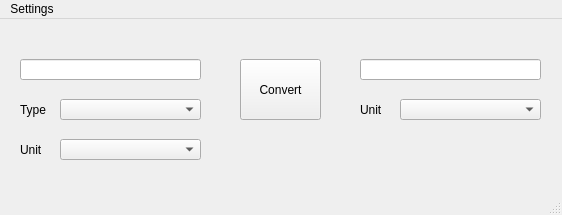
<?xml version="1.0" encoding="UTF-8"?>
<ui version="4.0">
 <class>MainWindow</class>
 <widget class="QMainWindow" name="MainWindow">
  <property name="geometry">
   <rect>
    <x>0</x>
    <y>0</y>
    <width>562</width>
    <height>215</height>
   </rect>
  </property>
  <property name="windowTitle">
   <string>MainWindow</string>
  </property>
  <widget class="QWidget" name="centralwidget">
   <widget class="QComboBox" name="comboBox">
    <property name="geometry">
     <rect>
      <x>60</x>
      <y>80</y>
      <width>141</width>
      <height>21</height>
     </rect>
    </property>
   </widget>
   <widget class="QLineEdit" name="lineEdit">
    <property name="geometry">
     <rect>
      <x>20</x>
      <y>40</y>
      <width>181</width>
      <height>21</height>
     </rect>
    </property>
   </widget>
   <widget class="QPushButton" name="pushButton">
    <property name="geometry">
     <rect>
      <x>240</x>
      <y>40</y>
      <width>81</width>
      <height>61</height>
     </rect>
    </property>
    <property name="text">
     <string>Convert</string>
    </property>
   </widget>
   <widget class="QLineEdit" name="lineEdit_2">
    <property name="geometry">
     <rect>
      <x>360</x>
      <y>40</y>
      <width>181</width>
      <height>21</height>
     </rect>
    </property>
   </widget>
   <widget class="QLabel" name="label">
    <property name="geometry">
     <rect>
      <x>20</x>
      <y>80</y>
      <width>47</width>
      <height>21</height>
     </rect>
    </property>
    <property name="text">
     <string>Type</string>
    </property>
   </widget>
   <widget class="QLabel" name="label_2">
    <property name="geometry">
     <rect>
      <x>20</x>
      <y>120</y>
      <width>47</width>
      <height>21</height>
     </rect>
    </property>
    <property name="text">
     <string>Unit</string>
    </property>
   </widget>
   <widget class="QComboBox" name="comboBox_2">
    <property name="geometry">
     <rect>
      <x>60</x>
      <y>120</y>
      <width>141</width>
      <height>21</height>
     </rect>
    </property>
   </widget>
   <widget class="QLabel" name="label_3">
    <property name="geometry">
     <rect>
      <x>360</x>
      <y>80</y>
      <width>41</width>
      <height>21</height>
     </rect>
    </property>
    <property name="text">
     <string>Unit</string>
    </property>
   </widget>
   <widget class="QComboBox" name="comboBox_3">
    <property name="geometry">
     <rect>
      <x>400</x>
      <y>80</y>
      <width>141</width>
      <height>21</height>
     </rect>
    </property>
   </widget>
  </widget>
  <widget class="QMenuBar" name="menubar">
   <property name="geometry">
    <rect>
     <x>0</x>
     <y>0</y>
     <width>562</width>
     <height>21</height>
    </rect>
   </property>
   <widget class="QMenu" name="menuSettings">
    <property name="title">
     <string>Settings</string>
    </property>
   </widget>
   <addaction name="menuSettings"/>
  </widget>
  <widget class="QStatusBar" name="statusbar"/>
 </widget>
 <resources/>
 <connections/>
</ui>
